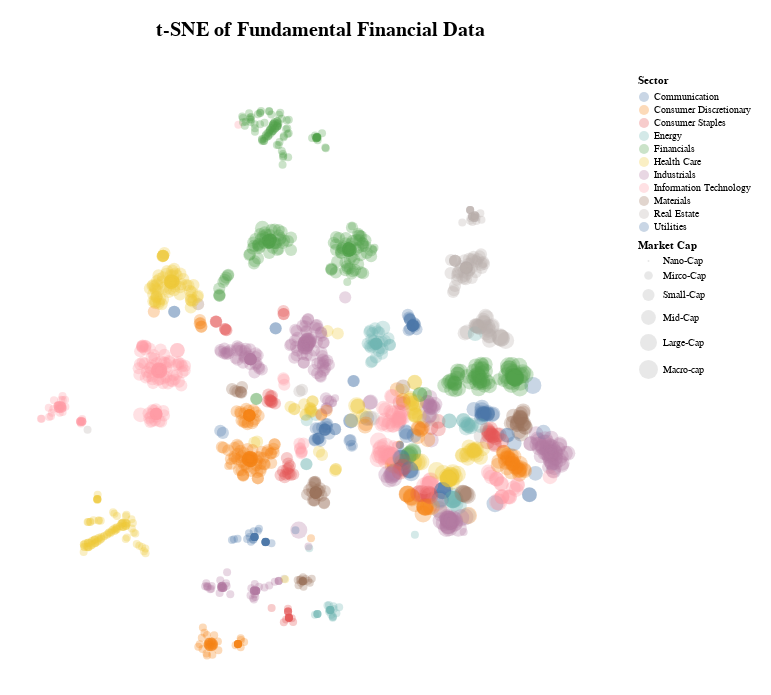

Notebook source saved alongside this figure:
### Markdown cell above
Alright, that should have run our raw data through the pipeline and output a dataframe that we would expect to be (1915 x 2). Let's check that and then we can plot the data to see what we have.

### Code cell
print(f"The tsne output dataframe has dimensions of {X_raw_tsne.shape}\n")

def plot_tsne(dataset, tsne_data, title = 't-SNE'):
    plot_df = pd.DataFrame({
        "tsne1": tsne_data[:, 0],
        "tsne2": tsne_data[:, 1],
        # optional metadata for color/tooltip:
        "Sector": dataset["Sector"].values,
        "Market Cap": dataset['Market Cap'].values,
    })
    
    market_cap_order = ['Nano-Cap','Mirco-Cap','Small-Cap','Mid-Cap','Large-Cap','Macro-cap']
    
    chart = (
        alt.Chart(plot_df, title = alt.TitleParams(text=title,fontSize=20,offset=35))
        .mark_circle(size=28, opacity=0.3)
        .encode(
            x=alt.X("tsne1:Q", title = '', axis = None),
            y=alt.Y("tsne2:Q", title = '', axis = None),
            color=alt.Color("Sector:N"), 
            size = alt.Size("Market Cap:N", scale=alt.Scale(domain=market_cap_order),sort=market_cap_order), 
            tooltip=["Sector:N", "Market Cap:N"]
        ).properties(width = 600, height = 600)
    )
    
    return chart

raw_chart = plot_tsne(X_raw, X_raw_tsne, title = 't-SNE of Fundamental Financial Data')
raw_chart.properties(padding = 20,width = 600, height = 600
        ).configure_view(stroke=None).interactive()

### Figure 1 — Vega-Lite specification as saved in the notebook (floating-point values rounded to 4 significant figures; data arrays with more than 128 entries replaced by an {"elided": "..."} marker saying what was removed)
{"config": {"view": {"continuousWidth": 300, "continuousHeight": 300, "stroke": null}}, "data": {"name": "data-80e274f6b74a5362a457eda94821eb58"}, "mark": {"type": "circle", "opacity": 0.3, "size": 28}, "encoding": {"color": {"field": "Sector", "type": "nominal"}, "size": {"field": "Market Cap", "scale": {"domain": ["Nano-Cap", "Mirco-Cap", "Small-Cap", "Mid-Cap", "Large-Cap", "Macro-cap"]}, "sort": ["Nano-Cap", "Mirco-Cap", "Small-Cap", "Mid-Cap", "Large-Cap", "Macro-cap"], "type": "nominal"}, "tooltip": [{"field": "Sector", "type": "nominal"}, {"field": "Market Cap", "type": "nominal"}], "x": {"axis": null, "field": "tsne1", "title": "", "type": "quantitative"}, "y": {"axis": null, "field": "tsne2", "title": "", "type": "quantitative"}}, "height": 600, "padding": 20, "params": [{"name": "param_1", "select": {"type": "interval", "encodings": ["x", "y"]}, "bind": "scales"}], "title": {"text": "t-SNE of Fundamental Financial Data", "fontSize": 20, "offset": 35}, "width": 600, "$schema": "https://vega.github.io/schema/vega-lite/v5.20.1.json", "datasets": {"data-80e274f6b74a5362a457eda94821eb58": {"elided": "1910 records"}}}
